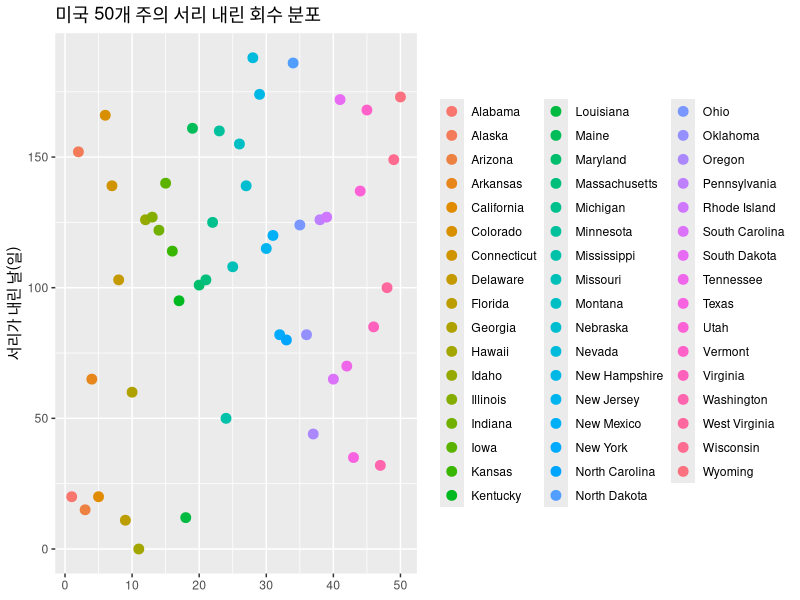

The R script that drew this image:
library(ggplot2)
DF <- data.frame(state.x77)

ggplot(data = DF, 
       aes(x = c(1:50), y = Frost, color = rownames(DF))) +
  geom_point(size=3) +
  theme(axis.title.x = element_blank(), 
        legend.title = element_blank()) +
  labs(title = "미국 50개 주의 서리 내린 회수 분포",
       y = "서리가 내린 날(일)")
